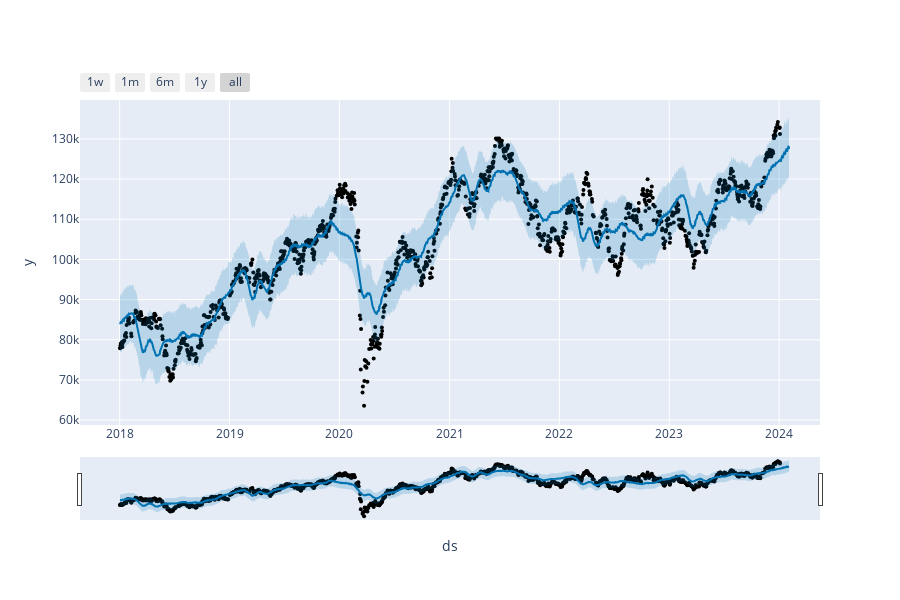

Notebook code cell kept with this figure:
### Code cell
from prophet.plot import plot_plotly, plot_components_plotly

plot_plotly(modelo, previsao)

### Figure 1 — Plotly figure (JSON) as saved in the notebook; plotly's stock layout.template omitted (floating-point values rounded to 4 significant figures; data arrays with more than 128 entries replaced by an {"elided": "..."} marker saying what was removed)
{"data": [{"marker": {"color": "black", "size": 4}, "mode": "markers", "name": "Actual", "type": "scatter", "x": {"elided": "1191 str values"}, "y": {"elided": "1191 int values"}}, {"hoverinfo": "skip", "line": {"width": 0}, "mode": "lines", "type": "scatter", "x": {"elided": "1221 str values"}, "y": {"elided": "1221 float values"}}, {"fill": "tonexty", "fillcolor": "rgba(0, 114, 178, 0.2)", "line": {"color": "#0072B2", "width": 2}, "mode": "lines", "name": "Predicted", "type": "scatter", "x": {"elided": "1221 str values"}, "y": {"elided": "1221 float values"}}, {"fill": "tonexty", "fillcolor": "rgba(0, 114, 178, 0.2)", "hoverinfo": "skip", "line": {"width": 0}, "mode": "lines", "type": "scatter", "x": {"elided": "1221 str values"}, "y": {"elided": "1221 float values"}}], "layout": {"height": 600, "showlegend": false, "width": 900, "xaxis": {"rangeselector": {"buttons": [{"count": 7, "label": "1w", "step": "day", "stepmode": "backward"}, {"count": 1, "label": "1m", "step": "month", "stepmode": "backward"}, {"count": 6, "label": "6m", "step": "month", "stepmode": "backward"}, {"count": 1, "label": "1y", "step": "year", "stepmode": "backward"}, {"step": "all"}]}, "rangeslider": {"visible": true}, "title": {"text": "ds"}, "type": "date"}, "yaxis": {"title": {"text": "y"}}}}
